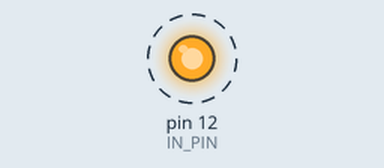
Simulated run of this sketch. Board: Arduino Uno, built with avr-gcc and run on an emulated ATmega328P. Shown: output pins drawn as LEDs (lit = HIGH). Dashed ring = blinking. Pins used as bus, display or sensor lines are not drawn.

Above: at 0.2 s.
Timing chart, 0 to 3.0 s (numbered marks = the images above):
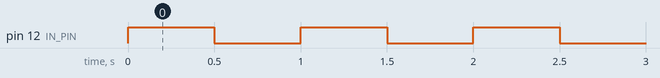

The sketch:

VibrationMotor.ino
```cpp
const int IN_PIN = 12;
const int VCC_PIN = 13;

void setup()
{
	pinMode(IN_PIN, OUTPUT);
	pinMode(VCC_PIN, OUTPUT);

	digitalWrite(VCC_PIN, HIGH);

}


void loop()
{
	digitalWrite(IN_PIN, HIGH);
	delay(500);

	digitalWrite(IN_PIN, LOW);
	delay(500);
}
```

Measured:
- by itself, pin 12 (IN_PIN): alternates HIGH for 0.50 s and LOW for 0.50 s
